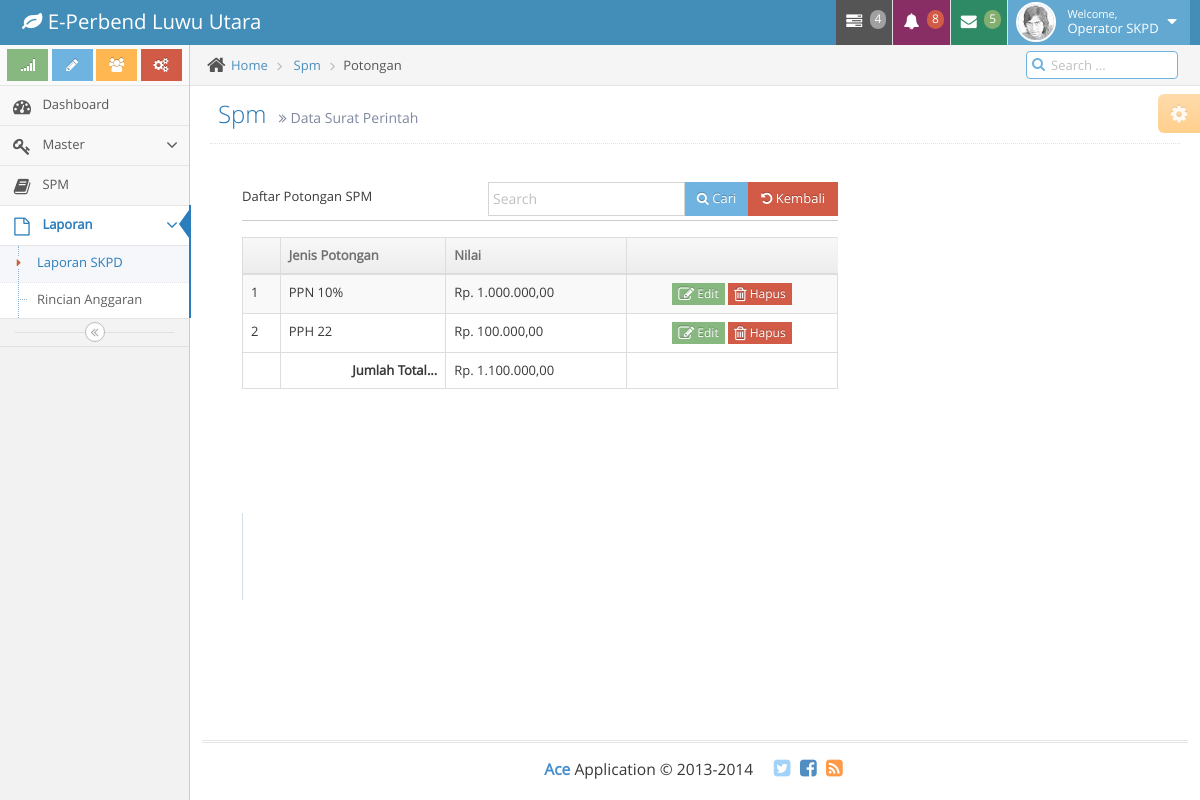
The app's page /main.php?module=spm&act=potongan&id=8 (signed in) with its own data.
### tables this page shows
CREATE TABLE IF NOT EXISTS `modul` (
`id_Modul` int(11) NOT NULL,
  `nm_Modul` varchar(30) NOT NULL,
  `LinkModul` varchar(50) NOT NULL,
  `AktivModul` enum('Y','N') NOT NULL DEFAULT 'Y',
  `UserLevel` varchar(10) NOT NULL,
  `Keterangan` varchar(20) NOT NULL
);

CREATE TABLE IF NOT EXISTS `potonganspm` (
`id_PotonganSpm` int(11) NOT NULL,
  `id_Spm` int(11) NOT NULL,
  `JnsPotongan` int(1) NOT NULL,
  `NilaiPotongan` bigint(15) NOT NULL
);

### config/fungsi.php (called while the page is built, shortened)
<?php
function angkrp($angka){
	$str = number_format($angka,2,",",".");
  $hs = "Rp. $str";
  return $hs;
}
?>

### modul/modspm.php (the view, shortened to what this page needs)
<?php
if (empty($_SESSION['UserName']) AND empty($_SESSION['PassWord'])) {
    echo "<center>Untuk mengakses modul, Anda harus login <br>";
    echo "<a href=index.php><b>LOGIN</b></a></center>";
} else {
$cek=user_akses($_GET['module'],$_SESSION['id_User']);
if($cek==1 OR $_SESSION['UserLevel']=='1') {
  switch ($_GET['act']) {
  case 'potongan':
      echo '<div class="col-md-8">
              <div class="card">
                <div class="header">
                  <div class="row">
                    <div class="col-md-6">Daftar Potongan SPM</div>
                    <div class="col-md-6">
                    <div class="input-group pull-right" style="width: 350px;">
                      <input type="text" name="table_search" class="form-control" placeholder="Search">
                      <div class="input-group-btn">
                        <button class="btn btn-sm btn-info btn-fill"><i class="fa fa-search"></i> Cari</button>';
                        echo "<a href='?module=spm' class='btn btn-sm btn-danger btn-fill' role='button' id='id_Spm'><i class='fa fa-undo'></i> Kembali</a>";
                      echo '</div>
                    </div>
                    </div>
                  </div>
                </div>
                <div class="content table-responsive">
                  <table id="tabledata" class="table table-striped table-bordered table-hover table-responsive">
                    <thead>
                    <tr>
                      <th></th><th>Jenis Potongan</th>
                      <th>Nilai</th><th></th>
                    </tr>
                    </thead>
                    <tbody>';
                    function totalpot($id_Spm)
                    {
                      $sql= mysql_query("SELECT SUM(NilaiPotongan) AS total FROM potonganspm
                                          WHERE id_Spm = '$id_Spm'");
                      $r = mysql_fetch_array($sql);
                      return $r[total];
                    }
                    $sql= mysql_query("SELECT * FROM spm a, potonganspm b
                                          WHERE a.id_Spm = b.id_Spm
                                          AND a.id_Spm = '$_GET[id]'");
                    $no=1;
                    while($dt = mysql_fetch_array($sql)) {
                      $jnspotongan = array(1 => 'PPN 10%',2=>'PPH 21',3=>'PPH 22',4=>'PPH Gaji',5=>'IWP',6=>'TAPERUM',7=>'ASKES' );
                      $jsp = $jnspotongan[$dt[JnsPotongan]];
                      echo "<tr>
                              <td>".$no++."</td>
                              <td>$jsp</td>
                              <td>".angkrp($dt[NilaiPotongan])."</td>
                              <td class=align-center><button role='button' class='btn btn-minier btn-success' href='#modal-form-edit' id='id_PotonganSpm' value='$dt[id_PotonganSpm]' data-toggle='modal' onClick='md_editpotongan(this.value)'><i class='fa fa-edit fa-lg'></i> Edit</button> ";
                                  echo "<button href='#'  class='btn btn-minier btn-danger'><i class='fa fa-trash-o fa-lg'></i> Hapus</button>";
                              echo '</td>
                            </tr>';
                    }
                  echo '<tbody>';
                  echo '<tfoot>
                          <tr>
                            <td></td>
                            <td align="right"><strong>Jumlah Total...</strong></td>
                            <td>'.angkrp(totalpot($_GET[id])).'</td>
                            <td></td>
                          </tr>
                        </tfoot>';
                  echo '</table>
                <div class="footer">
                  <ul class="pagination pagination-sm no-margin pull-right">
                    <li><a href="#">&laquo;</a></li>
                    <li><a href="#">1</a></li>
                    <li><a href="#">2</a></li>
                    <li><a href="#">3</a></li>
                    <li><a href="#">&raquo;</a></li>
                  </ul>
                </div>
                </div>
              </div>
            </div>';
  break;
  }
}
}
?>

### main.php (shortened to what this page needs)
<?php
function user_akses($mod,$id_User){
  $UserLevel = $_SESSION[UserLevel];
  $link = "?module=".$mod;
  $cek = mysql_num_rows(mysql_query("SELECT id_Modul FROM modul
                            WHERE UserLevel='$UserLevel'
                            AND LinkModul='$link'"));
  return $cek;
}
if (empty($_SESSION['UserName']) AND empty($_SESSION['PassWord'])) {
    echo "<center>Untuk mengakses modul, Anda harus login <br>";
    echo "<a href=index.php><b>LOGIN</b></a></center>";
} else {
    include "config/fungsi.php";
?>
<!DOCTYPE html>
<html lang="en">
	<head>
		<link rel="stylesheet" href="assets/css/bootstrap.min.css" />
		<link rel="stylesheet" href="assets/font-awesome/4.2.0/css/font-awesome.min.css" />
		<link rel="stylesheet" href="assets/css/jquery-ui.custom.min.css" />
		<link rel="stylesheet" href="assets/css/chosen.min.css" />
		<link rel="stylesheet" href="assets/css/datepicker.min.css" />
		<link rel="stylesheet" href="assets/css/bootstrap-timepicker.min.css" />
		<link rel="stylesheet" href="assets/css/daterangepicker.min.css" />
		<link rel="stylesheet" href="assets/css/bootstrap-datetimepicker.min.css" />
		<link rel="stylesheet" href="assets/css/colorpicker.min.css" />
		<link rel="stylesheet" href="assets/css/ace.min.css" class="ace-main-stylesheet" id="main-ace-style" />
	</head>
	<body class="no-skin">
		<div id="navbar" class="navbar navbar-default">
			<div class="navbar-container" id="navbar-container">
				<div class="navbar-header pull-left">
					<a href="index.html" class="navbar-brand">
						<small>
							<i class="fa fa-leaf"></i>
							E-Perbend Luwu Utara
						</small>
					</a>
				</div>
				<div class="navbar-buttons navbar-header pull-right" role="navigation">
					<ul class="nav ace-nav">
						<li class="grey">
							<a data-toggle="dropdown" class="dropdown-toggle" href="#">
								<i class="ace-icon fa fa-tasks"></i>
								<span class="badge badge-grey">4</span>
							</a>
						</li>
						<li class="purple">
							<a data-toggle="dropdown" class="dropdown-toggle" href="#">
								<i class="ace-icon fa fa-bell icon-animated-bell"></i>
								<span class="badge badge-important">8</span>
							</a>
						</li>
						<li class="green">
							<a data-toggle="dropdown" class="dropdown-toggle" href="#">
								<i class="ace-icon fa fa-envelope icon-animated-vertical"></i>
								<span class="badge badge-success">5</span>
							</a>
						</li>
						<li class="light-blue">
							<a data-toggle="dropdown" href="#" class="dropdown-toggle">
								<img class="nav-user-photo" src="assets/avatars/user.jpg" alt="Jason's Photo" />
								<span class="user-info">
									<small>Welcome,</small>
									<?php echo $_SESSION[nm_Lengkap]; ?>
								</span>
								<i class="ace-icon fa fa-caret-down"></i>
							</a>
						</li>
					</ul>
				</div>
			</div>
		</div>
		<div class="main-container" id="main-container">
			<div id="sidebar" class="sidebar responsive">
				<div class="sidebar-shortcuts" id="sidebar-shortcuts">
					<div class="sidebar-shortcuts-large" id="sidebar-shortcuts-large">
						<button class="btn btn-success">
							<i class="ace-icon fa fa-signal"></i>
						</button>
						<button class="btn btn-info">
							<i class="ace-icon fa fa-pencil"></i>
						</button>
						<button class="btn btn-warning">
							<i class="ace-icon fa fa-users"></i>
						</button>
						<button class="btn btn-danger">
							<i class="ace-icon fa fa-cogs"></i>
						</button>
					</div>
				</div>
				<ul class="nav nav-list">
          <li class="">
						<a href="?module=home">
							<i class="menu-icon fa fa-tachometer"></i>
							<span class="menu-text"> Dashboard </span>
						</a>
					</li>
					<li class="">
						<a href="#" class="dropdown-toggle">
							<i class="menu-icon fa fa-key"></i>
							<span class="menu-text"> Master </span>
							<b class="arrow fa fa-angle-down"></b>
						</a>
					</li>
          <?php
          if($_SESSION[UserLevel]==2) {
            echo '<li class="">
                    <a href="?module=spm">
                      <i class="menu-icon fa fa-book"></i>
                      <span class="menu-text"> SPM</span>
                    </a>
                  </li>';
          }
          ?>
          <li class="active">
            <a href="#" class="dropdown-toggle">
              <i class="menu-icon fa fa-file-o"></i>
              <span class="menu-text"> Laporan </span>
              <b class="arrow fa fa-angle-down"></b>
            </a>
            <ul class="submenu">
              <li class="active">
                <a href="?module=laporanskpd">
                  <i class="menu-icon fa fa-caret-right"></i>
                  Laporan SKPD
                </a>
              </li>
              <li class="">
                <a href="?module=buktispm">
                  Rincian Anggaran
                </a>
              </li>
            </ul>
          </li>
				</ul>
				<div class="sidebar-toggle sidebar-collapse" id="sidebar-collapse">
					<i class="ace-icon fa fa-angle-double-left" data-icon1="ace-icon fa fa-angle-double-left" data-icon2="ace-icon fa fa-angle-double-right"></i>
				</div>
			</div>
			<div class="main-content">
				<div class="main-content-inner">
					<div class="breadcrumbs" id="breadcrumbs">
            <?php
            $bcm2 = $_GET['module'];
            ?>
						<ul class="breadcrumb">
							<li>
								<i class="ace-icon fa fa-home home-icon"></i>
								<a href="?module=home">Home</a>
							</li>
            <?php if($_GET['module']<>'home') { ?>
              	<li>
              			<a href="?module=<?php echo $bcm2; ?>"><?php echo ucfirst($bcm2); ?></a>
              	</li>
            <?php
            $dsc_br = array('add' => 'Tambah','edit'=>'Edit','daftarspm'=>'Daftar SPM','potongan'=>'Potongan','kegiatan'=>'Kegiatan');
            echo '<li class="active">'.$dsc_br[$_GET[act]].'</li>';
            ?>
            <?php } else { ""; } ?>
						</ul>
						<div class="nav-search" id="nav-search">
							<form class="form-search">
								<span class="input-icon">
									<input type="text" placeholder="Search ..." class="nav-search-input" id="nav-search-input" autocomplete="off" />
									<i class="ace-icon fa fa-search nav-search-icon"></i>
								</span>
							</form>
						</div>
					</div>
					<div class="page-content">
						<div class="ace-settings-container" id="ace-settings-container">
							<div class="btn btn-app btn-xs btn-warning ace-settings-btn" id="ace-settings-btn">
								<i class="ace-icon fa fa-cog bigger-130"></i>
							</div>
						</div>
            <?php
    			  $kt1 = $_GET['module'];
    			  $kt2 = '?module='.$kt1;
            $qq = mysql_query("SELECT Keterangan FROM modul WHERE LinkModul = '$kt2'");
            $rr = mysql_fetch_array($qq);
            ?>
						<div class="page-header">
							<h1>
								<?php echo ucfirst($kt1); ?>
								<small>
									<i class="ace-icon fa fa-angle-double-right"></i>
									<?php echo $rr[Keterangan]; ?>
								</small>
							</h1>
						</div>
						<div class="row">
							<div class="col-xs-12">
								<div class="page-content">
								<?php
									include "isi.php";
								?>
								</div>
							</div>
						</div>
					</div>
				</div>
			</div>
			<div class="footer">
				<div class="footer-inner">
					<div class="footer-content">
						<span class="bigger-120">
							<span class="blue bolder">Ace</span>
							Application &copy; 2013-2014
						</span>
						<span class="action-buttons">
							<a href="#">
								<i class="ace-icon fa fa-twitter-square light-blue bigger-150"></i>
							</a>
							<a href="#">
								<i class="ace-icon fa fa-facebook-square text-primary bigger-150"></i>
							</a>
							<a href="#">
								<i class="ace-icon fa fa-rss-square orange bigger-150"></i>
							</a>
						</span>
					</div>
				</div>
			</div>
		</div>
	</body>
</html>
<?php
}
?>

### records on screen
modul: Keterangan "Data Surat Perintah"
potonganspm: JnsPotongan "PPN 10%", NilaiPotongan "Rp. 1.000.000,00", $dt[id_PotonganSpm] 8 (drawn)
potonganspm: JnsPotongan "PPH 22", NilaiPotongan "Rp. 100.000,00", $dt[id_PotonganSpm] 9 (drawn)

### other values on screen
$_SESSION[nm_Lengkap] "Operator SKPD"
$bcm2 "Spm"
$dsc_br[$_GET[act]] "Potongan"
$kt1 "Spm"
angkrp(totalpot($_GET[id])) "Rp. 1.100.000,00"
